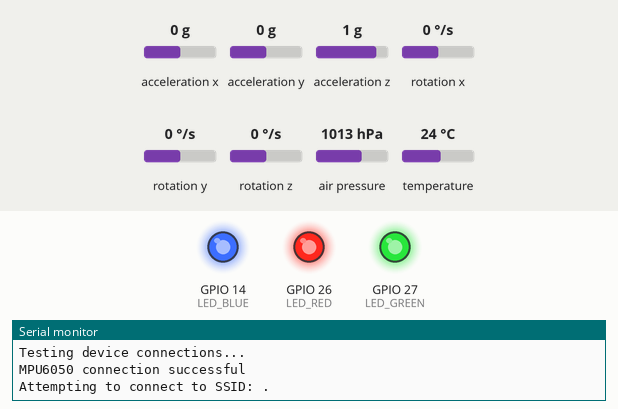
This sketch was run on a simulated ESP32. On the bench: output pins drawn as LEDs (lit = HIGH), the last lines printed to the serial monitor. The test bench sets the inputs (shaded band); at power-on: acceleration x 0 g, acceleration y 0 g, acceleration z 1 g, rotation x 0 °/s, rotation y 0 °/s, rotation z 0 °/s, air pressure 1013 hPa, temperature 24 °C. WiFi joins after 1.5 s; servers stay silent unless stated; EEPROM starts erased.

Above: at 0.1 s.
At 10.4 s:
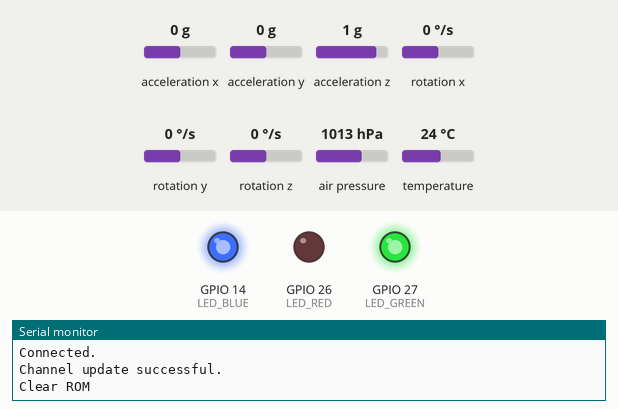
At 25.7 s:
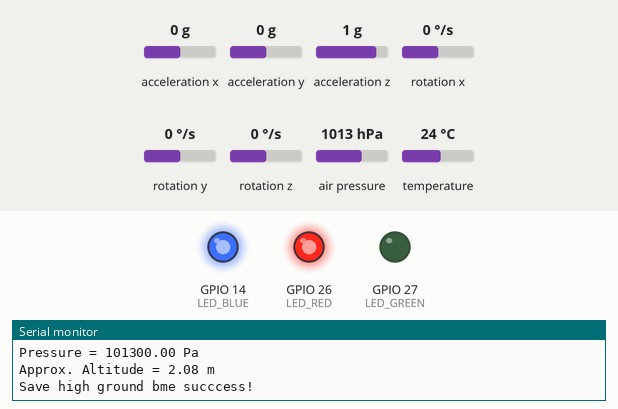
Timing chart, 0 to 27.2 s (numbered marks = the images above):
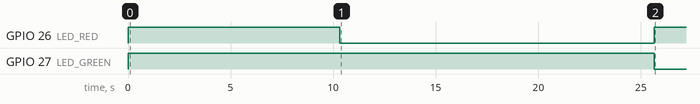

The sketch:

BME_MPU_ROM_TS_BLACK.ino
```cpp
#include "ThingSpeak.h"
#include <WiFi.h>
#include "MPU6050.h"
#include "Wire.h"
#include <Adafruit_Sensor.h>
#include <Adafruit_BME280.h>
#include <EEPROM.h>

#define AVG_SIZE 100
#define EEPROM_SIZE 512
#define SEALEVELPRESSURE_HPA (1013.25)
#define LED_RED 26
#define LED_GREEN 27
#define LED_BLUE 14

//char ssid[] = "POCOPHONE"; // your network SSID (name)
//char pass[] = "0805853144"; // your network password
char ssid[] = "Krittanat"; // your network SSID (name)
char pass[] = "gumehotspot"; // your network password
//char ssid[] = "Leko_Smart_Farm_5G"; // your network SSID (name)
//char pass[] = "lnwzaleko"; // your network password
int keyIndex = 0; // your network key Index number (needed only for WEP)

WiFiClient client;

unsigned long myChannelNumber = 000000; //update
const char * myWriteAPIKey = "FE8FGBAVLZPIM51Z"; //update

float VaPut[8] = {};
float VaGet[8] = {};

int rom_status;
int saveValues(int z = 0);

MPU6050 accelgyro(0x69);
int16_t ax, ay, az;
int16_t gx, gy, gz;

unsigned long start_time = 0;
unsigned long stop_time = 0;
unsigned long capture_time;

float gravity = 9.80665;
float f_ax, f_ay, f_az;
float gax, gay, gaz;
float height;
float sum = gravity;

float avgTemperature;
float avgPressure;
float avgAltitude;
float sumTemp = 0;
float sumPress = 0;
float sumAlti = 0;

Adafruit_BME280 bme; // I2C
TwoWire bmeTwoWire = TwoWire(0);

void setup()
{
  Wire.begin();
  EEPROM.begin(EEPROM_SIZE);
  Serial.begin(115200); //Initialize serial
  bmeTwoWire.begin(16, 17);
  while (!bme.begin(&bmeTwoWire)) {
    //  while (!bme.begin(0x76)) {
    Serial.println("Could not find a valid bme280 sensor, check wiring!");
  }
  // initialize device
  Serial.println("Initializing I2C devices...");
  accelgyro.initialize();
  // verify connection
  Serial.println("Testing device connections...");
  Serial.println(accelgyro.testConnection() ? "MPU6050 connection successful" : "MPU6050 connection failed");
  delay(10);
  WiFi.mode(WIFI_STA);
  ThingSpeak.begin(client); // Initialize ThingSpeak

  pinMode(LED_RED, OUTPUT);
  pinMode(LED_GREEN, OUTPUT);
  pinMode(LED_BLUE, OUTPUT);
  digitalWrite(LED_RED, HIGH);
  digitalWrite(LED_GREEN, HIGH);
  digitalWrite(LED_BLUE, HIGH);
}

void loop() {
  if (romReady() == true) {
    delay(10000);
    readandprintbme();

    VaPut[0] = sumTemp / AVG_SIZE;
    VaPut[1] = sumPress / AVG_SIZE;
    VaPut[2] = sumAlti / AVG_SIZE;
    Serial.print("Average Temperature = ");
    Serial.print(VaPut[0]);
    Serial.println(" *C");
    Serial.print("Pressure = ");
    Serial.print(VaPut[1]);
    Serial.println(" Pa");
    Serial.print("Approx. Altitude = ");
    Serial.print(VaPut[2]);
    Serial.println(" m");
    Serial.println();

    Serial.println("Save high ground bme succcess!");
    Serial.println();
    digitalWrite(LED_RED, HIGH);
    digitalWrite(LED_GREEN, LOW);
    digitalWrite(LED_BLUE, HIGH);

    readandprintmpu();
    VaPut[7] = height;

    delay(5000);

    readandprintbme();

    VaPut[3] = sumTemp / AVG_SIZE;
    VaPut[4] = sumPress / AVG_SIZE;
    VaPut[5] = sumAlti / AVG_SIZE;
    Serial.print("Average Temperature = ");
    Serial.print(VaPut[3]);
    Serial.println(" *C");
    Serial.print("Pressure = ");
    Serial.print(VaPut[4]);
    Serial.println(" Pa");
    Serial.print("Approx. Altitude = ");
    Serial.print(VaPut[5]);
    Serial.println(" m");
    Serial.println();

    Serial.println("Save low ground bme succcess!");
    Serial.println();
    digitalWrite(LED_RED, HIGH);
    digitalWrite(LED_GREEN, HIGH);
    digitalWrite(LED_BLUE, LOW);
    Serial.print("Height diff: ");
    Serial.print(VaPut[2] - VaPut[5]);
    Serial.println(" m");
    Serial.println();
    VaPut[6] = VaPut[2] - VaPut[5];

    saveValues();

  }
  else {
    getdata();
  }
}

void getdata() {
  // Connect or reconnect to WiFi
  if (WiFi.status() != WL_CONNECTED) {
    Serial.print("Attempting to connect to SSID: ");
    //Serial.println(SECRET_SSID);
    while (WiFi.status() != WL_CONNECTED) {
      WiFi.begin(ssid, pass); // Connect to WPA/WPA2 network. Change this line if using open or WEP network
      Serial.print(".");
      delay(10000);
    }
    Serial.println("\nConnected.");
  }
  readValues();
  // Write to ThingSpeak. There are up to 8 fields in a channel, allowing you to store up to 8 different
  // pieces of information in a channel.
  ThingSpeak.setField(1, VaGet[0]); // Temp HIGH
  ThingSpeak.setField(2, VaGet[3]); // Temp LOW
  ThingSpeak.setField(3, VaGet[1]); // Pressure HIGH
  ThingSpeak.setField(4, VaGet[4]); // Pressure LOW
  ThingSpeak.setField(5, VaGet[2]); // Altitude HIGH
  ThingSpeak.setField(6, VaGet[5]); // Altitude LOW
  ThingSpeak.setField(7, VaGet[6]); // BME280_HEIGHT
  ThingSpeak.setField(8, VaGet[7]); // MPU6050_HEIGHT

  // write to the ThingSpeak channel
  int x = ThingSpeak.writeFields(myChannelNumber, myWriteAPIKey);
  if (x == 200) {
    digitalWrite(14, HIGH);
    digitalWrite(26, LOW);
    Serial.println("Channel update successful.");
    Serial.println();
    //      Serial.println("EEPROM.length() " + String(EEPROM.length()));
    for (int i = 0 ; i < EEPROM_SIZE ; i++) {
      EEPROM.put(i, 0);
    }
    Serial.println("Clear ROM");
    digitalWrite(LED_RED, LOW);
    digitalWrite(LED_GREEN, HIGH);
    digitalWrite(LED_BLUE, HIGH);
  }
  else {
    Serial.println("Problem updating channel. HTTP error code " + String(x));
    Serial.println();
  }
  delay(5000); // Wait 20 seconds to update the channel again
}


void calculator() {
  accelgyro.getMotion6(&ax, &ay, &az, &gx, &gy, &gz);
  f_ax = ax;
  f_ay = ay;
  f_az = az;
  gax = (f_ax / 16384) * gravity;
  gay = (f_ay / 16384) * gravity;
  gaz = (f_az / 16384) * gravity;
  sum = sqrt(pow(gax, 2) + pow(gay, 2) + pow(gaz, 2));
  //  Serial.print("Sum = ");
  //  Serial.println(sum);
}

void readandprintmpu() {
  while (!(sum < 5)) {
    calculator();
  }
  start_time = millis();
  Serial.println("Falling");
  while (sum < 20) {
    calculator();
  }
  stop_time = millis();
  capture_time = stop_time - start_time;
  height = (pow(capture_time * 0.001, 2) * gravity) / 2;
  Serial.print("start_time: ");
  Serial.println(start_time);
  Serial.print("stop_time: ");
  Serial.println(stop_time);
  Serial.print("Capture time = ");
  Serial.println(capture_time);
  Serial.print("Height = ");
  Serial.print(height);
  Serial.println(" m");
  Serial.println();

}

int saveValues(int z) {
  int size_data = z;
  for (int i = 0; i < (sizeof(VaPut) / sizeof(VaPut[0])); i++) {
    EEPROM.put(size_data, VaPut[i]);
    size_data += sizeof(VaPut[i]);
  }
  return size_data;
}

void readValues() {
  int size_data = 0;
  for (int i = 0; i < (sizeof(VaGet) / sizeof(VaGet[0])); i++) {
    EEPROM.get(size_data, VaGet[i]);
    size_data += sizeof(VaGet[i]);
    //    Serial.println(VaGet[i]);
  }
}

bool romReady() {
  EEPROM.get(0, rom_status);
  if (rom_status == 0) {
    return true;
  }
  else {
    return false;
  }
}

void readandprintbme() {
  sumTemp = 0;
  sumPress = 0;
  sumAlti = 0;
  for (int i = 0; i < AVG_SIZE; i++) {
    //    Serial.print("bme.readTemperature = ");
    //    Serial.println(bme.readTemperature());
    //    Serial.print("bme.readPressure = ");
    //    Serial.println(bme.readPressure());
    //    Serial.print("bme.readAltitude = ");
    //    Serial.println(bme.readAltitude(SEALEVELPRESSURE_HPA));
    sumTemp += bme.readTemperature();
    sumPress += bme.readPressure();
    sumAlti += bme.readAltitude(SEALEVELPRESSURE_HPA);
  }

}
```

Measured:
- by itself, GPIO 26 (LED_RED): HIGH → LOW at 10.3 s, → HIGH 15.3 s later
- by itself, GPIO 27 (LED_GREEN): HIGH → LOW at 25.7 s
